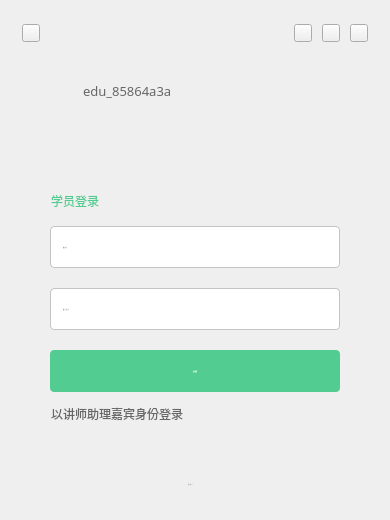
<?xml version="1.0" encoding="UTF-8"?>
<ui version="4.0">
 <class>LoginWdg</class>
 <widget class="QWidget" name="LoginWdg">
  <property name="geometry">
   <rect>
    <x>0</x>
    <y>0</y>
    <width>390</width>
    <height>520</height>
   </rect>
  </property>
  <property name="minimumSize">
   <size>
    <width>390</width>
    <height>520</height>
   </size>
  </property>
  <property name="maximumSize">
   <size>
    <width>390</width>
    <height>520</height>
   </size>
  </property>
  <property name="windowTitle">
   <string>登录</string>
  </property>
  <property name="styleSheet">
   <string notr="true"/>
  </property>
  <layout class="QVBoxLayout" name="verticalLayout_5">
   <property name="spacing">
    <number>0</number>
   </property>
   <property name="leftMargin">
    <number>10</number>
   </property>
   <property name="topMargin">
    <number>10</number>
   </property>
   <property name="rightMargin">
    <number>10</number>
   </property>
   <property name="bottomMargin">
    <number>10</number>
   </property>
   <item>
    <widget class="CWidget" name="widget_3" native="true">
     <property name="styleSheet">
      <string notr="true"/>
     </property>
     <layout class="QVBoxLayout" name="verticalLayout_4">
      <property name="spacing">
       <number>0</number>
      </property>
      <property name="leftMargin">
       <number>1</number>
      </property>
      <property name="topMargin">
       <number>1</number>
      </property>
      <property name="rightMargin">
       <number>1</number>
      </property>
      <property name="bottomMargin">
       <number>1</number>
      </property>
      <item>
       <widget class="QWidget" name="widget_5" native="true">
        <property name="minimumSize">
         <size>
          <width>0</width>
          <height>45</height>
         </size>
        </property>
        <property name="maximumSize">
         <size>
          <width>16777215</width>
          <height>45</height>
         </size>
        </property>
        <property name="styleSheet">
         <string notr="true"/>
        </property>
        <layout class="QHBoxLayout" name="horizontalLayout_3">
         <property name="spacing">
          <number>10</number>
         </property>
         <item>
          <widget class="QPushButton" name="pushButton_turnToRoomIdPage">
           <property name="minimumSize">
            <size>
             <width>18</width>
             <height>18</height>
            </size>
           </property>
           <property name="maximumSize">
            <size>
             <width>18</width>
             <height>18</height>
            </size>
           </property>
           <property name="styleSheet">
            <string notr="true">QPushButton#pushButton_turnToRoomIdPage{
border-image: url(:/Login/img/Login/return_Normal.png);
}
QPushButton#pushButton_turnToRoomIdPage:hover{
border-image: url(:/Login/img/Login/return_Click.png);
}
</string>
           </property>
           <property name="text">
            <string/>
           </property>
          </widget>
         </item>
         <item>
          <spacer name="horizontalSpacer_4">
           <property name="orientation">
            <enum>Qt::Horizontal</enum>
           </property>
           <property name="sizeHint" stdset="0">
            <size>
             <width>487</width>
             <height>20</height>
            </size>
           </property>
          </spacer>
         </item>
         <item>
          <widget class="QPushButton" name="pushButton_setting">
           <property name="minimumSize">
            <size>
             <width>18</width>
             <height>18</height>
            </size>
           </property>
           <property name="maximumSize">
            <size>
             <width>18</width>
             <height>18</height>
            </size>
           </property>
           <property name="styleSheet">
            <string notr="true">QPushButton#pushButton_setting{
border-image: url(:/Login/img/Login/set_green_Normal.png);
}

QPushButton#pushButton_setting:hover{
border-image: url(:/Login/img/Login/set_green_Click.png);
}
</string>
           </property>
           <property name="text">
            <string/>
           </property>
          </widget>
         </item>
         <item>
          <widget class="QPushButton" name="pushButton_min">
           <property name="minimumSize">
            <size>
             <width>18</width>
             <height>18</height>
            </size>
           </property>
           <property name="maximumSize">
            <size>
             <width>18</width>
             <height>18</height>
            </size>
           </property>
           <property name="styleSheet">
            <string notr="true">QPushButton#pushButton_min{	
	
	border-image: url(:/Login/img/Login/min_green_Normal.png);
}

QPushButton#pushButton_min:hover{		
	border-image: url(:/Login/img/Login/mic_green_Click.png);
}</string>
           </property>
           <property name="text">
            <string/>
           </property>
          </widget>
         </item>
         <item>
          <widget class="QPushButton" name="pushButton_close">
           <property name="minimumSize">
            <size>
             <width>18</width>
             <height>18</height>
            </size>
           </property>
           <property name="maximumSize">
            <size>
             <width>18</width>
             <height>18</height>
            </size>
           </property>
           <property name="styleSheet">
            <string notr="true">QPushButton#pushButton_close{	
	border-image: url(:/Login/img/Login/close_green_Normal.png);
}

QPushButton#pushButton_close:hover{		
	border-image: url(:/Login/img/Login/close_green_Click.png);
}</string>
           </property>
           <property name="text">
            <string/>
           </property>
          </widget>
         </item>
        </layout>
       </widget>
      </item>
      <item>
       <widget class="QStackedWidget" name="stackedWidget">
        <property name="currentIndex">
         <number>1</number>
        </property>
        <widget class="QWidget" name="page_class_id">
         <layout class="QVBoxLayout" name="verticalLayout_2">
          <property name="spacing">
           <number>0</number>
          </property>
          <property name="leftMargin">
           <number>0</number>
          </property>
          <property name="topMargin">
           <number>0</number>
          </property>
          <property name="rightMargin">
           <number>0</number>
          </property>
          <property name="bottomMargin">
           <number>0</number>
          </property>
          <item>
           <widget class="QWidget" name="widget" native="true">
            <property name="styleSheet">
             <string notr="true"> border-radius: 14px</string>
            </property>
            <layout class="QVBoxLayout" name="verticalLayout_6">
             <property name="spacing">
              <number>0</number>
             </property>
             <property name="leftMargin">
              <number>0</number>
             </property>
             <property name="topMargin">
              <number>0</number>
             </property>
             <property name="rightMargin">
              <number>0</number>
             </property>
             <property name="bottomMargin">
              <number>0</number>
             </property>
             <item>
              <spacer name="verticalSpacer_4">
               <property name="orientation">
                <enum>Qt::Vertical</enum>
               </property>
               <property name="sizeHint" stdset="0">
                <size>
                 <width>20</width>
                 <height>40</height>
                </size>
               </property>
              </spacer>
             </item>
             <item alignment="Qt::AlignHCenter">
              <widget class="CLineEditInput" name="lineEdit_room_id">
               <property name="minimumSize">
                <size>
                 <width>290</width>
                 <height>42</height>
                </size>
               </property>
               <property name="maximumSize">
                <size>
                 <width>290</width>
                 <height>42</height>
                </size>
               </property>
               <property name="font">
                <font>
                 <family>微软雅黑</family>
                 <pointsize>-1</pointsize>
                 <weight>50</weight>
                 <italic>false</italic>
                 <bold>false</bold>
                </font>
               </property>
               <property name="styleSheet">
                <string notr="true">QLineEdit {	
font: 14px &quot;微软雅黑&quot;;
	border: 1px solid rgb(196, 196, 196);
    border-radius: 4px; 
    background: white;
	padding-left: 10px;
    color: rgb(90, 90, 90);
}
 
QLineEdit:hover {	
	border: 1px solid rgb(153, 153, 153);
    border-radius: 4px; 
    background: white;
    color: rgb(254, 99, 106);
}

QLineEdit:focus {	
	border: 1px solid rgb(153, 153, 153);
    border-radius: 4px; 
    background: white;
	padding-left: 10px;
    color: rgb(90, 90, 90);
}
</string>
               </property>
               <property name="text">
                <string/>
               </property>
               <property name="placeholderText">
                <string>请输入课程ID</string>
               </property>
               <property name="cursorMoveStyle">
                <enum>Qt::LogicalMoveStyle</enum>
               </property>
              </widget>
             </item>
             <item>
              <spacer name="verticalSpacer_2">
               <property name="orientation">
                <enum>Qt::Vertical</enum>
               </property>
               <property name="sizeType">
                <enum>QSizePolicy::Fixed</enum>
               </property>
               <property name="sizeHint" stdset="0">
                <size>
                 <width>20</width>
                 <height>20</height>
                </size>
               </property>
              </spacer>
             </item>
             <item alignment="Qt::AlignHCenter">
              <widget class="QPushButton" name="pushButton_getClassInfo">
               <property name="enabled">
                <bool>true</bool>
               </property>
               <property name="minimumSize">
                <size>
                 <width>290</width>
                 <height>42</height>
                </size>
               </property>
               <property name="maximumSize">
                <size>
                 <width>290</width>
                 <height>42</height>
                </size>
               </property>
               <property name="font">
                <font>
                 <family>微软雅黑</family>
                 <pointsize>-1</pointsize>
                 <weight>50</weight>
                 <italic>false</italic>
                 <bold>false</bold>
                </font>
               </property>
               <property name="styleSheet">
                <string notr="true">QPushButton{	
font: 16px &quot;微软雅黑&quot;;
	color: rgb(255, 255, 255);
	border:0px;
	border-radius:4px;
	background-color: rgb(82, 204, 144);
}

QPushButton:hover{
	color: rgb(255, 255, 255);
	border:0px;
	border-radius:4px;
	background-color: rgb(52, 184, 119);
}

QPushButton:!enabled{
	color: rgb(255, 255, 255);
	border:0px;
	border-radius:4px;	
	background-color: rgb(220, 244, 232);
}</string>
               </property>
               <property name="text">
                <string>下一步</string>
               </property>
              </widget>
             </item>
             <item>
              <spacer name="verticalSpacer_3">
               <property name="orientation">
                <enum>Qt::Vertical</enum>
               </property>
               <property name="sizeType">
                <enum>QSizePolicy::Fixed</enum>
               </property>
               <property name="sizeHint" stdset="0">
                <size>
                 <width>20</width>
                 <height>35</height>
                </size>
               </property>
              </spacer>
             </item>
            </layout>
           </widget>
          </item>
         </layout>
        </widget>
        <widget class="QWidget" name="page_pwd">
         <layout class="QVBoxLayout" name="verticalLayout">
          <property name="spacing">
           <number>0</number>
          </property>
          <property name="leftMargin">
           <number>0</number>
          </property>
          <property name="topMargin">
           <number>0</number>
          </property>
          <property name="rightMargin">
           <number>0</number>
          </property>
          <property name="bottomMargin">
           <number>0</number>
          </property>
          <item>
           <widget class="QWidget" name="widget_2" native="true">
            <property name="styleSheet">
             <string notr="true"/>
            </property>
            <layout class="QVBoxLayout" name="verticalLayout_3">
             <property name="spacing">
              <number>0</number>
             </property>
             <property name="leftMargin">
              <number>40</number>
             </property>
             <property name="topMargin">
              <number>0</number>
             </property>
             <property name="rightMargin">
              <number>39</number>
             </property>
             <property name="bottomMargin">
              <number>0</number>
             </property>
             <item>
              <spacer name="verticalSpacer_9">
               <property name="orientation">
                <enum>Qt::Vertical</enum>
               </property>
               <property name="sizeType">
                <enum>QSizePolicy::Fixed</enum>
               </property>
               <property name="sizeHint" stdset="0">
                <size>
                 <width>20</width>
                 <height>25</height>
                </size>
               </property>
              </spacer>
             </item>
             <item>
              <layout class="QHBoxLayout" name="horizontalLayout">
               <item>
                <widget class="QLabel" name="label_classLogo">
                 <property name="minimumSize">
                  <size>
                   <width>26</width>
                   <height>20</height>
                  </size>
                 </property>
                 <property name="maximumSize">
                  <size>
                   <width>26</width>
                   <height>20</height>
                  </size>
                 </property>
                 <property name="styleSheet">
                  <string notr="true">border-image: url(:/Login/img/Login/class_id.png);</string>
                 </property>
                 <property name="text">
                  <string/>
                 </property>
                </widget>
               </item>
               <item>
                <widget class="QLabel" name="label_class_id">
                 <property name="minimumSize">
                  <size>
                   <width>0</width>
                   <height>20</height>
                  </size>
                 </property>
                 <property name="maximumSize">
                  <size>
                   <width>16777215</width>
                   <height>20</height>
                  </size>
                 </property>
                 <property name="font">
                  <font>
                   <family>微软雅黑</family>
                   <pointsize>10</pointsize>
                  </font>
                 </property>
                 <property name="styleSheet">
                  <string notr="true">color: rgb(102, 102, 102);


</string>
                 </property>
                 <property name="text">
                  <string>edu_85864a3a</string>
                 </property>
                </widget>
               </item>
              </layout>
             </item>
             <item>
              <spacer name="verticalSpacer_10">
               <property name="orientation">
                <enum>Qt::Vertical</enum>
               </property>
               <property name="sizeType">
                <enum>QSizePolicy::Fixed</enum>
               </property>
               <property name="sizeHint" stdset="0">
                <size>
                 <width>0</width>
                 <height>6</height>
                </size>
               </property>
              </spacer>
             </item>
             <item>
              <widget class="QLabel" name="label_class_name">
               <property name="font">
                <font>
                 <family>微软雅黑</family>
                 <pointsize>-1</pointsize>
                 <weight>50</weight>
                 <italic>false</italic>
                 <bold>false</bold>
                </font>
               </property>
               <property name="styleSheet">
                <string notr="true">color: rgb(68, 68, 68);
font: 18px &quot;微软雅黑&quot;;</string>
               </property>
               <property name="text">
                <string/>
               </property>
              </widget>
             </item>
             <item>
              <spacer name="verticalSpacer_11">
               <property name="orientation">
                <enum>Qt::Vertical</enum>
               </property>
               <property name="sizeType">
                <enum>QSizePolicy::Fixed</enum>
               </property>
               <property name="sizeHint" stdset="0">
                <size>
                 <width>20</width>
                 <height>16</height>
                </size>
               </property>
              </spacer>
             </item>
             <item>
              <widget class="QLabel" name="label_class_status">
               <property name="minimumSize">
                <size>
                 <width>56</width>
                 <height>24</height>
                </size>
               </property>
               <property name="maximumSize">
                <size>
                 <width>56</width>
                 <height>24</height>
                </size>
               </property>
               <property name="styleSheet">
                <string notr="true">border-image: url(:/Login/img/Login/上课中.png);

</string>
               </property>
               <property name="text">
                <string/>
               </property>
              </widget>
             </item>
             <item>
              <spacer name="verticalSpacer_8">
               <property name="orientation">
                <enum>Qt::Vertical</enum>
               </property>
               <property name="sizeHint" stdset="0">
                <size>
                 <width>20</width>
                 <height>40</height>
                </size>
               </property>
              </spacer>
             </item>
             <item>
              <layout class="QHBoxLayout" name="horizontalLayout_5">
               <item>
                <widget class="QLabel" name="label_User">
                 <property name="minimumSize">
                  <size>
                   <width>144</width>
                   <height>22</height>
                  </size>
                 </property>
                 <property name="maximumSize">
                  <size>
                   <width>144</width>
                   <height>22</height>
                  </size>
                 </property>
                 <property name="styleSheet">
                  <string notr="true">background-color: rgb(255，255，255);
border:0px;
color: rgb(82,204,144);
font: 16px &quot;微软雅黑&quot;;</string>
                 </property>
                 <property name="text">
                  <string>学员登录</string>
                 </property>
                </widget>
               </item>
               <item>
                <spacer name="horizontalSpacer_7">
                 <property name="orientation">
                  <enum>Qt::Horizontal</enum>
                 </property>
                 <property name="sizeHint" stdset="0">
                  <size>
                   <width>40</width>
                   <height>20</height>
                  </size>
                 </property>
                </spacer>
               </item>
              </layout>
             </item>
            </layout>
           </widget>
          </item>
          <item>
           <spacer name="verticalSpacer_12">
            <property name="orientation">
             <enum>Qt::Vertical</enum>
            </property>
            <property name="sizeType">
             <enum>QSizePolicy::Fixed</enum>
            </property>
            <property name="sizeHint" stdset="0">
             <size>
              <width>20</width>
              <height>14</height>
             </size>
            </property>
           </spacer>
          </item>
          <item alignment="Qt::AlignHCenter">
           <widget class="CLineEditInput" name="lineEdit_nickName">
            <property name="minimumSize">
             <size>
              <width>290</width>
              <height>42</height>
             </size>
            </property>
            <property name="maximumSize">
             <size>
              <width>290</width>
              <height>42</height>
             </size>
            </property>
            <property name="font">
             <font>
              <family>微软雅黑</family>
              <pointsize>-1</pointsize>
              <weight>50</weight>
              <italic>false</italic>
              <bold>false</bold>
             </font>
            </property>
            <property name="styleSheet">
             <string notr="true">QLineEdit {	
font: 14px &quot;微软雅黑&quot;;
	border: 1px solid rgb(196, 196, 196);
    border-radius: 4px; 
    background: white;
	padding-left: 10px;
    color: rgb(90, 90, 90);
}
 
QLineEdit:hover {	
	border: 1px solid rgb(153, 153, 153);
    border-radius: 4px; 
    background: white;
    color: rgb(254, 99, 106);
}

QLineEdit:focus {	
	border: 1px solid rgb(153, 153, 153);
    border-radius: 4px; 
    background: white;
	padding-left: 10px;
    color: rgb(90, 90, 90);
}
</string>
            </property>
            <property name="text">
             <string/>
            </property>
            <property name="placeholderText">
             <string>输入姓名</string>
            </property>
           </widget>
          </item>
          <item>
           <spacer name="verticalSpacer_6">
            <property name="orientation">
             <enum>Qt::Vertical</enum>
            </property>
            <property name="sizeType">
             <enum>QSizePolicy::Minimum</enum>
            </property>
            <property name="sizeHint" stdset="0">
             <size>
              <width>20</width>
              <height>20</height>
             </size>
            </property>
           </spacer>
          </item>
          <item alignment="Qt::AlignHCenter">
           <widget class="CLineEditInput" name="lineEdit_pwd">
            <property name="minimumSize">
             <size>
              <width>290</width>
              <height>42</height>
             </size>
            </property>
            <property name="maximumSize">
             <size>
              <width>290</width>
              <height>42</height>
             </size>
            </property>
            <property name="font">
             <font>
              <family>微软雅黑</family>
              <pointsize>-1</pointsize>
              <weight>50</weight>
              <italic>false</italic>
              <bold>false</bold>
             </font>
            </property>
            <property name="styleSheet">
             <string notr="true">QLineEdit {	
font: 14px &quot;微软雅黑&quot;;
	border: 1px solid rgb(196, 196, 196);
    border-radius: 4px; 
    background: white;
	padding-left: 10px;
    color: rgb(90, 90, 90);
}
 
QLineEdit:hover {	
	border: 1px solid rgb(153, 153, 153);
    border-radius: 4px; 
    background: white;
    color: rgb(254, 99, 106);
}

QLineEdit:focus {	
	border: 1px solid rgb(153, 153, 153);
    border-radius: 4px; 
    background: white;
	padding-left: 10px;
    color: rgb(90, 90, 90);
}

</string>
            </property>
            <property name="text">
             <string/>
            </property>
            <property name="placeholderText">
             <string>输入上课口令</string>
            </property>
           </widget>
          </item>
          <item>
           <spacer name="verticalSpacer_7">
            <property name="orientation">
             <enum>Qt::Vertical</enum>
            </property>
            <property name="sizeType">
             <enum>QSizePolicy::Minimum</enum>
            </property>
            <property name="sizeHint" stdset="0">
             <size>
              <width>20</width>
              <height>20</height>
             </size>
            </property>
           </spacer>
          </item>
          <item alignment="Qt::AlignHCenter">
           <widget class="QPushButton" name="pushButton_ToLoginRoom">
            <property name="enabled">
             <bool>true</bool>
            </property>
            <property name="minimumSize">
             <size>
              <width>290</width>
              <height>42</height>
             </size>
            </property>
            <property name="maximumSize">
             <size>
              <width>290</width>
              <height>42</height>
             </size>
            </property>
            <property name="font">
             <font>
              <family>微软雅黑</family>
              <pointsize>-1</pointsize>
              <weight>50</weight>
              <italic>false</italic>
              <bold>false</bold>
             </font>
            </property>
            <property name="styleSheet">
             <string notr="true">QPushButton{	
font: 16px &quot;微软雅黑&quot;;
	color: rgb(255, 255, 255);
	border:0px;
	border-radius:4px;
	background-color: rgb(82, 204, 144);
}

QPushButton:hover{
	color: rgb(255, 255, 255);
	border:0px;
	border-radius:4px;
	background-color: rgb(52, 184, 119);
}

QPushButton:!enabled{
	color: rgb(255, 255, 255);
	border:0px;
	border-radius:4px;	
	background-color: rgb(220, 244, 232);
}

</string>
            </property>
            <property name="text">
             <string>进入课堂</string>
            </property>
           </widget>
          </item>
          <item>
           <spacer name="verticalSpacer_13">
            <property name="orientation">
             <enum>Qt::Vertical</enum>
            </property>
            <property name="sizeType">
             <enum>QSizePolicy::Fixed</enum>
            </property>
            <property name="sizeHint" stdset="0">
             <size>
              <width>12</width>
              <height>12</height>
             </size>
            </property>
           </spacer>
          </item>
          <item>
           <layout class="QHBoxLayout" name="horizontalLayout_4">
            <item>
             <spacer name="horizontalSpacer">
              <property name="orientation">
               <enum>Qt::Horizontal</enum>
              </property>
              <property name="sizeType">
               <enum>QSizePolicy::Fixed</enum>
              </property>
              <property name="sizeHint" stdset="0">
               <size>
                <width>40</width>
                <height>20</height>
               </size>
              </property>
             </spacer>
            </item>
            <item>
             <widget class="QPushButton" name="pushButton_ChangeUser">
              <property name="maximumSize">
               <size>
                <width>168</width>
                <height>20</height>
               </size>
              </property>
              <property name="contextMenuPolicy">
               <enum>Qt::NoContextMenu</enum>
              </property>
              <property name="layoutDirection">
               <enum>Qt::LeftToRight</enum>
              </property>
              <property name="styleSheet">
               <string notr="true">QPushButton{	
font: 14px &quot;微软雅黑&quot;;
	color: rgb(102, 102, 102);
	border:0px;
	background-color: rgb(255，255，255);
}

QPushButton:hover{
background-color: rgb(255，255，255);
border:0px;
color: rgb(52, 184, 119);
}

QPushButton:!enabled{

}</string>
              </property>
              <property name="text">
               <string>以讲师助理嘉宾身份登录</string>
              </property>
             </widget>
            </item>
            <item>
             <spacer name="horizontalSpacer_2">
              <property name="orientation">
               <enum>Qt::Horizontal</enum>
              </property>
              <property name="sizeHint" stdset="0">
               <size>
                <width>40</width>
                <height>20</height>
               </size>
              </property>
             </spacer>
            </item>
           </layout>
          </item>
          <item>
           <spacer name="verticalSpacer_5">
            <property name="orientation">
             <enum>Qt::Vertical</enum>
            </property>
            <property name="sizeType">
             <enum>QSizePolicy::Fixed</enum>
            </property>
            <property name="sizeHint" stdset="0">
             <size>
              <width>20</width>
              <height>50</height>
             </size>
            </property>
           </spacer>
          </item>
         </layout>
        </widget>
       </widget>
      </item>
      <item>
       <widget class="QWidget" name="widget_6" native="true">
        <property name="styleSheet">
         <string notr="true"/>
        </property>
        <layout class="QHBoxLayout" name="horizontalLayout_2">
         <property name="spacing">
          <number>0</number>
         </property>
         <property name="leftMargin">
          <number>0</number>
         </property>
         <property name="topMargin">
          <number>0</number>
         </property>
         <property name="rightMargin">
          <number>0</number>
         </property>
         <property name="bottomMargin">
          <number>0</number>
         </property>
         <item>
          <spacer name="horizontalSpacer_3">
           <property name="orientation">
            <enum>Qt::Horizontal</enum>
           </property>
           <property name="sizeHint" stdset="0">
            <size>
             <width>463</width>
             <height>20</height>
            </size>
           </property>
          </spacer>
         </item>
         <item>
          <widget class="QLabel" name="label_version_notice">
           <property name="minimumSize">
            <size>
             <width>0</width>
             <height>20</height>
            </size>
           </property>
           <property name="maximumSize">
            <size>
             <width>16777215</width>
             <height>20</height>
            </size>
           </property>
           <property name="font">
            <font>
             <family>微软雅黑</family>
             <pointsize>-1</pointsize>
             <weight>50</weight>
             <italic>false</italic>
             <bold>false</bold>
            </font>
           </property>
           <property name="styleSheet">
            <string notr="true">color: rgb(187, 187, 187);
font: 12px &quot;微软雅黑&quot;;</string>
           </property>
           <property name="text">
            <string>客户端V2.4.3</string>
           </property>
          </widget>
         </item>
         <item>
          <widget class="QLabel" name="label_version">
           <property name="text">
            <string/>
           </property>
          </widget>
         </item>
         <item>
          <spacer name="horizontalSpacer_5">
           <property name="orientation">
            <enum>Qt::Horizontal</enum>
           </property>
           <property name="sizeHint" stdset="0">
            <size>
             <width>463</width>
             <height>20</height>
            </size>
           </property>
          </spacer>
         </item>
        </layout>
       </widget>
      </item>
      <item>
       <spacer name="verticalSpacer">
        <property name="orientation">
         <enum>Qt::Vertical</enum>
        </property>
        <property name="sizeType">
         <enum>QSizePolicy::Fixed</enum>
        </property>
        <property name="sizeHint" stdset="0">
         <size>
          <width>20</width>
          <height>15</height>
         </size>
        </property>
       </spacer>
      </item>
     </layout>
    </widget>
   </item>
  </layout>
 </widget>
 <layoutdefault spacing="6" margin="11"/>
 <customwidgets>
  <customwidget>
   <class>CWidget</class>
   <extends>QWidget</extends>
   <header>cwidget.h</header>
   <container>1</container>
  </customwidget>
  <customwidget>
   <class>CLineEditInput</class>
   <extends>QLineEdit</extends>
   <header>CLineEditInput.h</header>
  </customwidget>
 </customwidgets>
 <resources>
  <include location="VLive.qrc"/>
 </resources>
 <connections/>
</ui>
